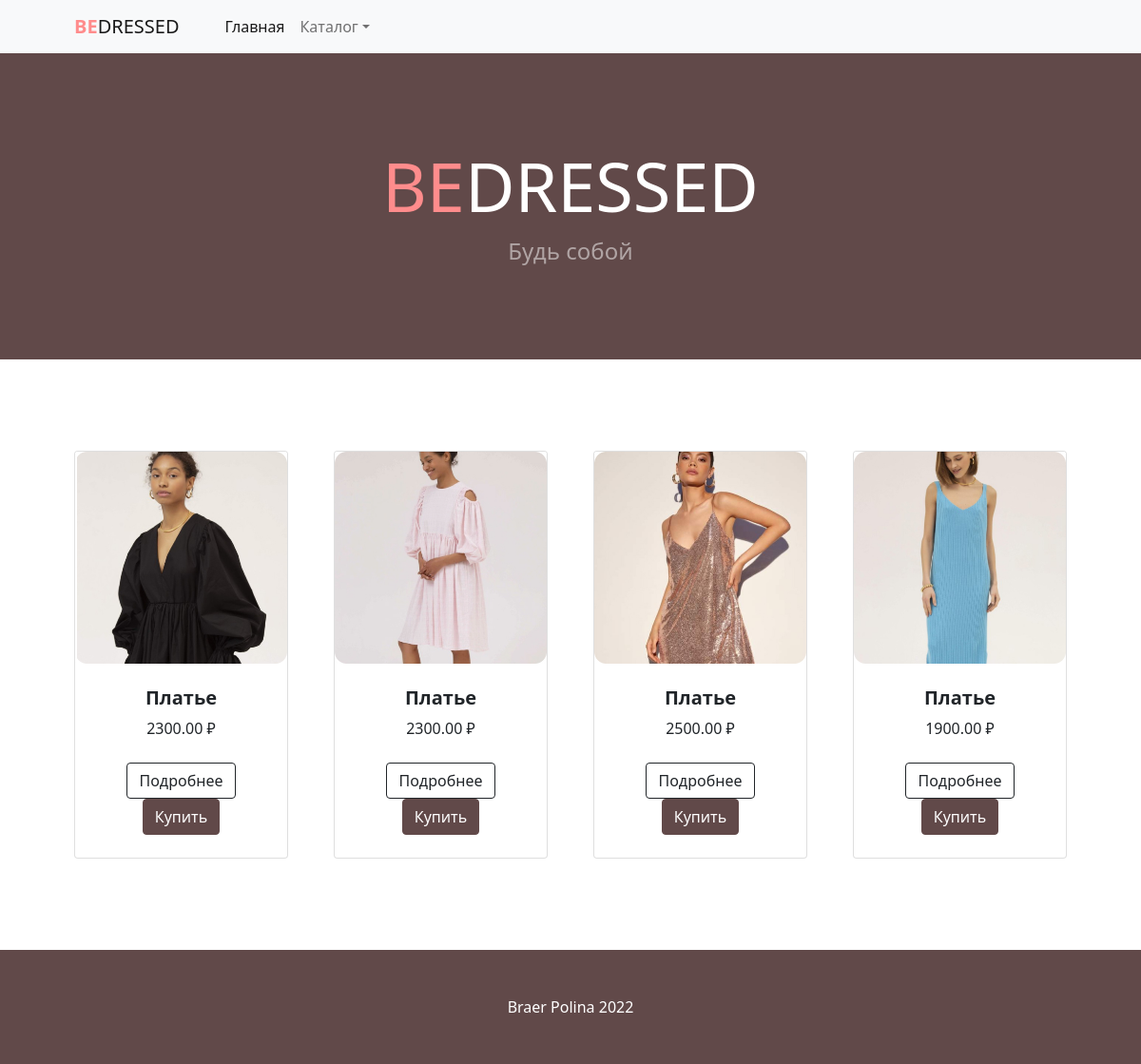
Page /category/dresses/ on the committed database.
### shop_app/models.py (models this page shows, shortened)
class Product(models.Model):
    MIN_RESOLUTION = (300, 300)
    MAX_RESOLUTION = (4000, 4000)
    MAX_IMAGE_SIZE = 3145728
    class Meta:
        abstract = True
    category = models.ForeignKey(Category, verbose_name='Категория', on_delete=models.CASCADE)
    title = models.CharField(max_length=255, verbose_name='Наименование')
    slug = models.SlugField(unique=True)
    image = models.ImageField(verbose_name='Изображение')
    description = models.TextField(verbose_name='Описание', null=True)
    price = models.DecimalField(max_digits=9, decimal_places=2, verbose_name='Цена')
    def get_model_name(self):
        return self.__class__.__name__.lower()

class dresses(Product):
    color = models.CharField(max_length=255, verbose_name='Цвет')
    height = models.CharField(max_length=255, verbose_name='Рост')
    structure = models.CharField(max_length=255, verbose_name='Состав')
    brand = models.CharField(max_length=255, verbose_name='Бренд')
    def get_absolute_url(self):
        return get_product_url(self, 'product_detail')

### shop_app/views.py (the view)
# urls.py: path('category/<str:slug>/', CategoryDetailView.as_view(), name='category_detail'),
class CategoryDetailView(CartMixin, CategoryDetailMixin, DetailView):
    model = Category
    queryset = Category.objects.all()
    context_object_name = 'category'
    template_name = 'category.html'
    slug_url_kwarg = 'slug'
    def get_context_data(self, **kwargs):
        context = super().get_context_data(**kwargs)
        context['cart'] = self.cart
        return context

### shop_app/mixins.py (called while the page is built)
    def get_context_data(self, **kwargs):
        if isinstance(self.get_object(), Category):
            model = self.CATEGORY_SLUG_PRODUCT_MODEL[self.get_object().slug]
            context = super().get_context_data(**kwargs)
            context['categories'] = Category.objects.get_categories_for_sidebar()
            context['category_products'] = model.objects.all()
            return context
        context = super().get_context_data(**kwargs)
        context['categories'] = Category.objects.get_categories_for_sidebar()
        return context

    def dispatch(self, request, *args, **kwargs):
        if request.user.is_authenticated:
            customer = Customer.objects.filter(user=request.user).first()
            if not customer:
                customer = Customer.objects.create(user=request.user)
            cart = Cart.objects.filter(owner=customer, in_order=False).first()
            if not cart:
                cart = Cart.objects.create(owner=customer)
        else:
            cart = Cart.objects.filter(for_anonymous_user=True).first()
            if not cart:
                cart = Cart.objects.create(for_anonymous_user=True)
        self.cart = cart
        return super().dispatch(request, *args, **kwargs)

### shop_app/models.py (called while the page is built)
def get_models_for_count(*model_names):
    return [models.Count(model_name) for model_name in model_names]

def get_product_url(obj, view_name):
    ct_model = obj.__class__._meta.model_name
    return reverse(view_name, kwargs={'ct_model': ct_model, 'slug': obj.slug})

    def get_queryset(self):
        return super().get_queryset()

    def get_categories_for_sidebar(self):
        models = get_models_for_count('dresses', 'bags', 'topwear', 'bottomwear')
        qset = list(self.get_queryset().annotate(*models))
        data = [
            dict(name=wear_category.name, url=wear_category.get_absolute_url(),
                 count=getattr(wear_category, self.CATEGORY_NAME_COUNT[wear_category.name]))
            for wear_category in qset
        ]
        data.reverse()
        return data

    def get_absolute_url(self):
        return reverse('category_detail', kwargs={'slug': self.slug})

### shop_app/templates/category.html (shortened to what this page needs)
<!DOCTYPE html>
<html lang="ru">
    <head>
        {% load static %}
        <link href="https://cdn.jsdelivr.net/npm/bootstrap-icons@1.5.0/font/bootstrap-icons.css" rel="stylesheet" />
        <link href="{% static 'css/mainpage.css'%}" rel="stylesheet" />
    </head>
    <body>
        <nav class="navbar navbar-expand-lg navbar-light bg-light">
            <div class="container px-4 px-lg-5">
                <a class="navbar-brand" href="{% url 'mainpage' %}"><span style="color:#ff8c8c"><b>BE</b></span>DRESSED</a>
                <div class="collapse navbar-collapse" id="navbarSupportedContent">
                    <ul class="navbar-nav me-auto mb-2 mb-lg-0 ms-lg-4">
                        <li class="nav-item"><a class="nav-link active" aria-current="page" href="{% url 'mainpage' %}">Главная</a></li>
                        <li class="nav-item dropdown">
                            <a class="nav-link dropdown-toggle" id="navbarDropdown" href="#" role="button" data-bs-toggle="dropdown" aria-expanded="false">Каталог</a>
                        </li>
                    </ul>
                </div>
            </div>
        </nav>
        <header class="bg-dark py-5">
            <div class="container px-4 px-lg-5 my-5">
                <div class="text-center text-white">
                    <h1 class="display-2"><span style="color:#ff8c8c"><b>BE</b></span>DRESSED</h1>
                    <p class="lead text-white-50 mb-0">Будь собой</p>
                </div>
            </div>
        </header>
        <section class="py-5">
            <div class="container px-4 px-lg-5 mt-5">
                <div class="row gx-4 gx-lg-5 row-cols-2 row-cols-md-3 row-cols-xl-4 justify-content-center">
                    {% for product in category_products %}
                    <div class="col mb-5">
                        <div class="card h-100">
                            <img class="card-img-top" src="{{ product.image.url }}" alt="..." />
                            <div class="card-body p-4">
                                <div class="text-center">
                                    <h5 href="{{ product.get_absolute_url }}" class="fw-bolder">{{ product.title }}</h5>
                                    {{ product.price }} ₽
                                </div>
                            </div>
                            <div class="card-footer p-4 pt-0 border-top-0 bg-transparent">
                                <div class="text-center">
                                    <a class="btn btn-outline-dark mt-auto" href="{{ product.get_absolute_url }}">Подробнее</a>
                                    <a class="btn btn-secondary" href="{% url 'add_to_cart' ct_model=product.get_model_name slug=product.slug %}">Купить</a>
                                </div>
                            </div>
                        </div>
                    </div>
                    {% endfor %}
                </div>
            </div>
        </section>
        <footer class="py-5 bg-dark">
            <div class="container"><p class="m-0 text-center text-white">Braer Polina 2022</p></div>
        </footer>
    </body>
</html>

### rows in the picture
dresses: image (picture), title "Платье", price "2300.00"
dresses: image (picture), title "Платье", price "2300.00"
dresses: image (picture), title "Платье", price "2500.00"
dresses: image (picture), title "Платье", price "1900.00"
